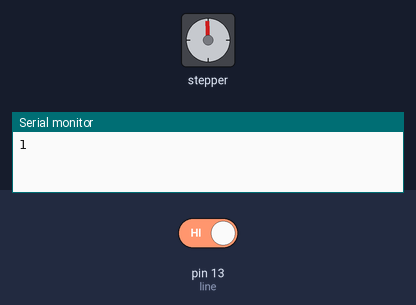
Bench run of a sketch on a simulated Arduino Uno, built with avr-gcc and run on an emulated ATmega328P. On the bench: stepper motor, the last lines printed to the serial monitor. Inputs (shaded band) come from the test bench; at power-on: pin 13 (line) HIGH. Stepper angles assume 2048 steps per turn.

Above: at 0.15 s.
At 3.13 s:
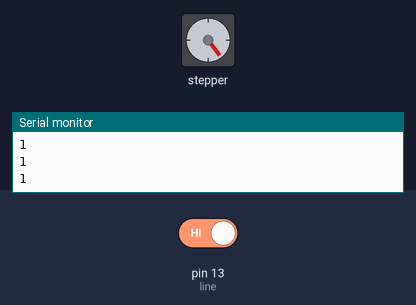
3.4 s: pin 13 (line) driven LOW
At 3.79 s:
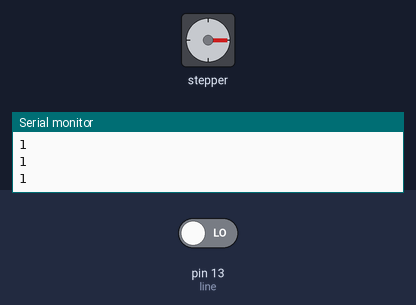
Timing chart, 0 to 18.6 s (numbered marks = the images above; inputs shaded):
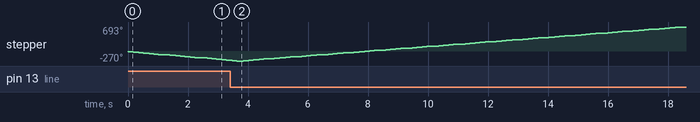

The sketch:

stepMotor_lineSensor.ino
```cpp
#include <Stepper.h>

const int stepPerRevolution = 2048;
Stepper myStepper(stepPerRevolution, 8, 10, 9, 11);

int line = 13;
int val = 0;

void setup() {
  myStepper.setSpeed(14);
  Serial.begin(9600);
  pinMode(line, INPUT);
}

int degreeToSteps(int degree) {
  if (degree == 0) return 0;
  return stepPerRevolution / (360 / degree);
}

void loop() {
  val = digitalRead(line);
  Serial.println(val);

  if (val == 0) {
    myStepper.step(degreeToSteps(60));
  } else {
    myStepper.step(-degreeToSteps(90));
  }
  delay(200);
}
```
